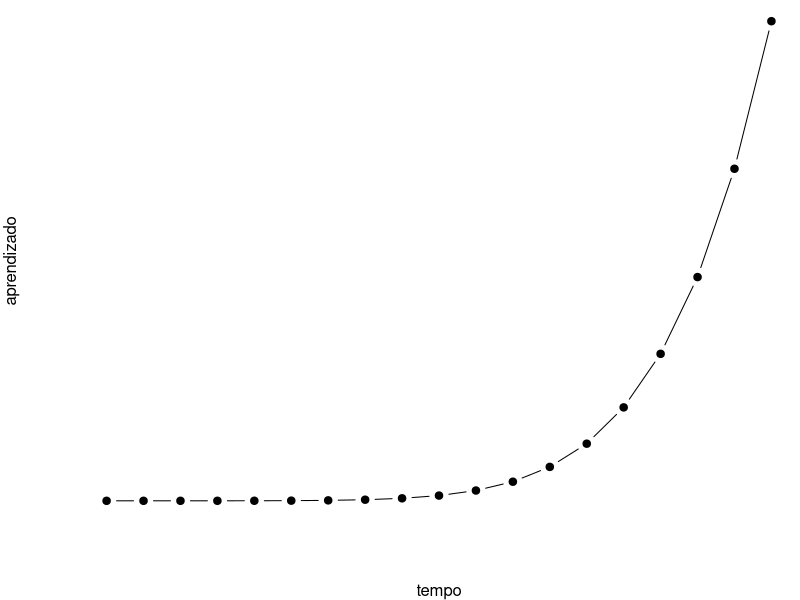

R code for this plot:
## ---- chunk 1
par(mar = c(4, 4, .1, .1))
plot(pressure, type = 'b', pch = 19, xlab = "tempo", ylab = "aprendizado", axes = FALSE)
